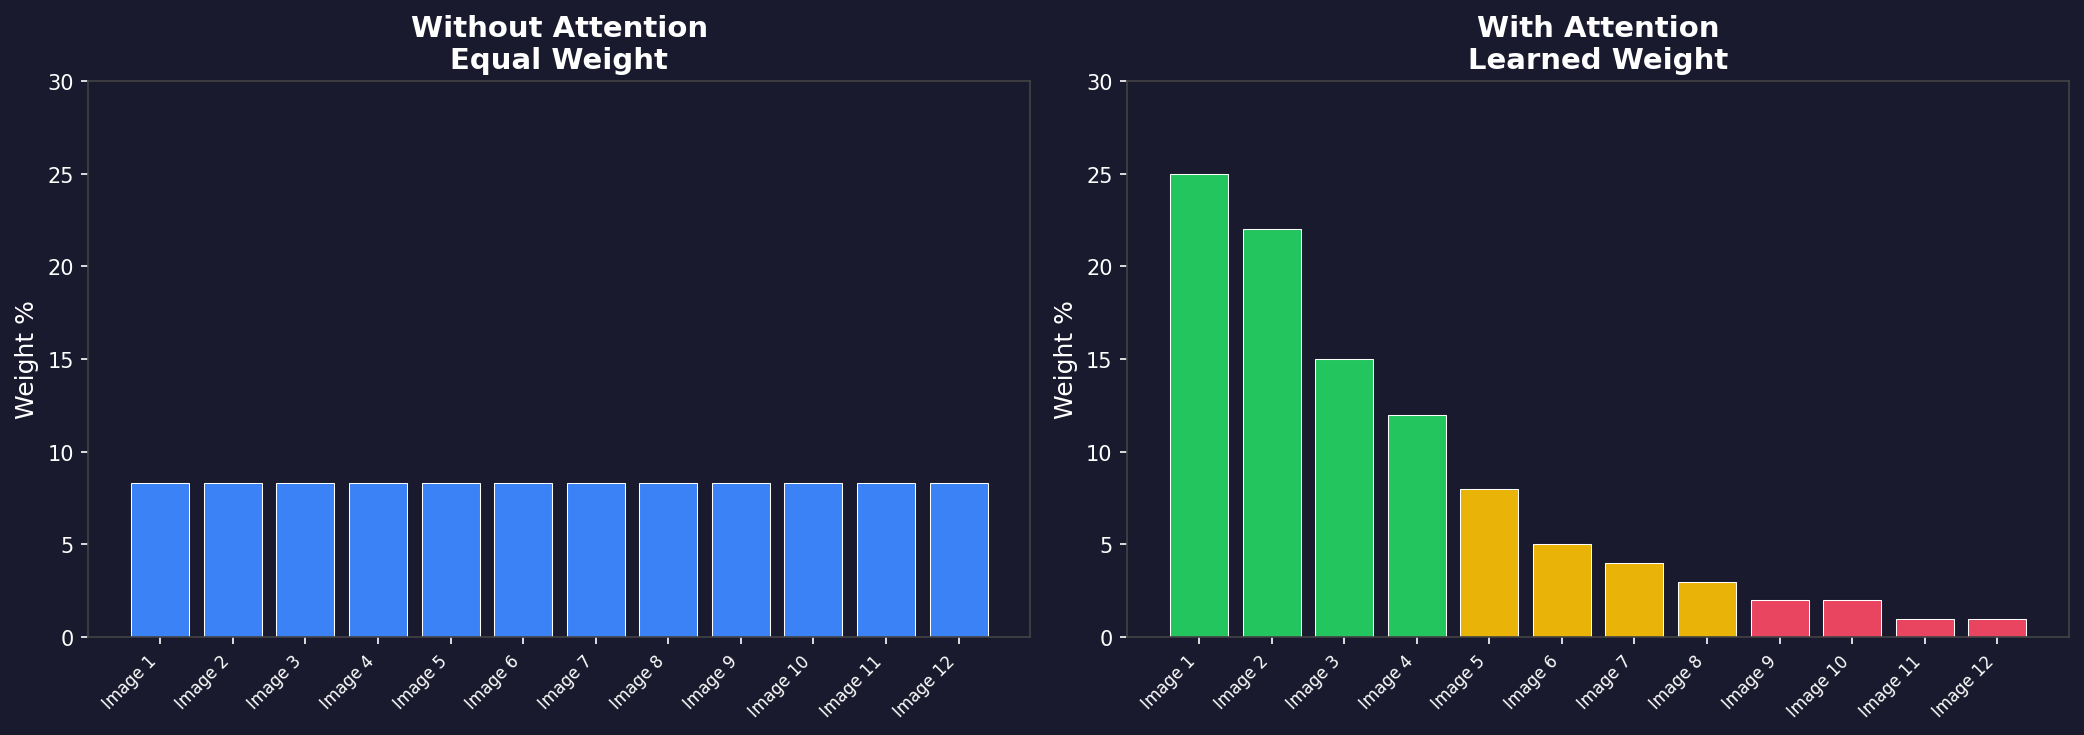

Source code (Python):
import matplotlib.pyplot as plt
import numpy as np

fig, (ax1, ax2) = plt.subplots(1, 2, figsize=(14, 5))

views = [f"Image {i+1}" for i in range(12)]
x = np.arange(12)

# Chart 1: Equal weight
equal = [8.33] * 12
ax1.bar(x, equal, color="#3b82f6", edgecolor="white", linewidth=0.5)
ax1.set_title("Without Attention\nEqual Weight", fontsize=14, fontweight="bold", color="white")
ax1.set_ylim(0, 30)
ax1.set_xticks(x)
ax1.set_xticklabels(views, rotation=45, ha="right", fontsize=8, color="white")
ax1.set_ylabel("Weight %", color="white", fontsize=12)
ax1.tick_params(colors="white")
ax1.set_facecolor("#1a1a2e")
for spine in ax1.spines.values():
    spine.set_color("#444")

# Chart 2: Learned attention
attention = [25, 22, 15, 12, 8, 5, 4, 3, 2, 2, 1, 1]
colors = ["#22c55e" if v >= 10 else "#e94560" if v <= 2 else "#eab308" for v in attention]
ax2.bar(x, attention, color=colors, edgecolor="white", linewidth=0.5)
ax2.set_title("With Attention\nLearned Weight", fontsize=14, fontweight="bold", color="white")
ax2.set_ylim(0, 30)
ax2.set_xticks(x)
ax2.set_xticklabels(views, rotation=45, ha="right", fontsize=8, color="white")
ax2.set_ylabel("Weight %", color="white", fontsize=12)
ax2.tick_params(colors="white")
ax2.set_facecolor("#1a1a2e")
for spine in ax2.spines.values():
    spine.set_color("#444")

fig.patch.set_facecolor("#1a1a2e")
plt.tight_layout()
plt.savefig("/Users/danarfi/Desktop/2d3d/submission/v3/attention_charts.png", dpi=150, bbox_inches="tight", facecolor="#1a1a2e")
print("Saved to attention_charts.png")
